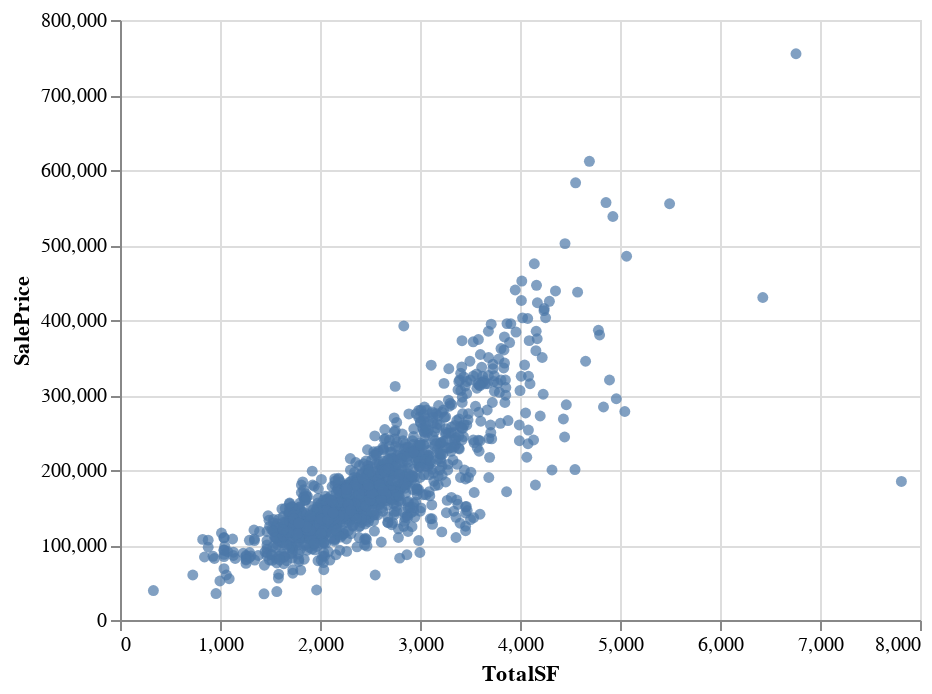

Write notebook code for a chart like this one.
### Code cell
alt.Chart(raw_train).mark_circle().encode(
    x='TotalSF:Q',
    y='SalePrice:Q',
    tooltip=['TotalSF:Q','SalePrice:Q','Id']
)

### Figure 1 — Vega-Lite specification as saved in the notebook (floating-point values rounded to 4 significant figures; data arrays with more than 128 entries replaced by an {"elided": "..."} marker saying what was removed)
{"$schema": "https://vega.github.io/schema/vega-lite/v3.4.0.json", "config": {"mark": {"tooltip": null}, "view": {"height": 300, "width": 400}}, "data": {"name": "data-92cc2b6e2d1f8d5c084ed7674b76adb2"}, "datasets": {"data-92cc2b6e2d1f8d5c084ed7674b76adb2": {"elided": "1168 records"}}, "encoding": {"tooltip": [{"field": "TotalSF", "type": "quantitative"}, {"field": "SalePrice", "type": "quantitative"}, {"field": "Id", "type": "quantitative"}], "x": {"field": "TotalSF", "type": "quantitative"}, "y": {"field": "SalePrice", "type": "quantitative"}}, "mark": "circle"}
